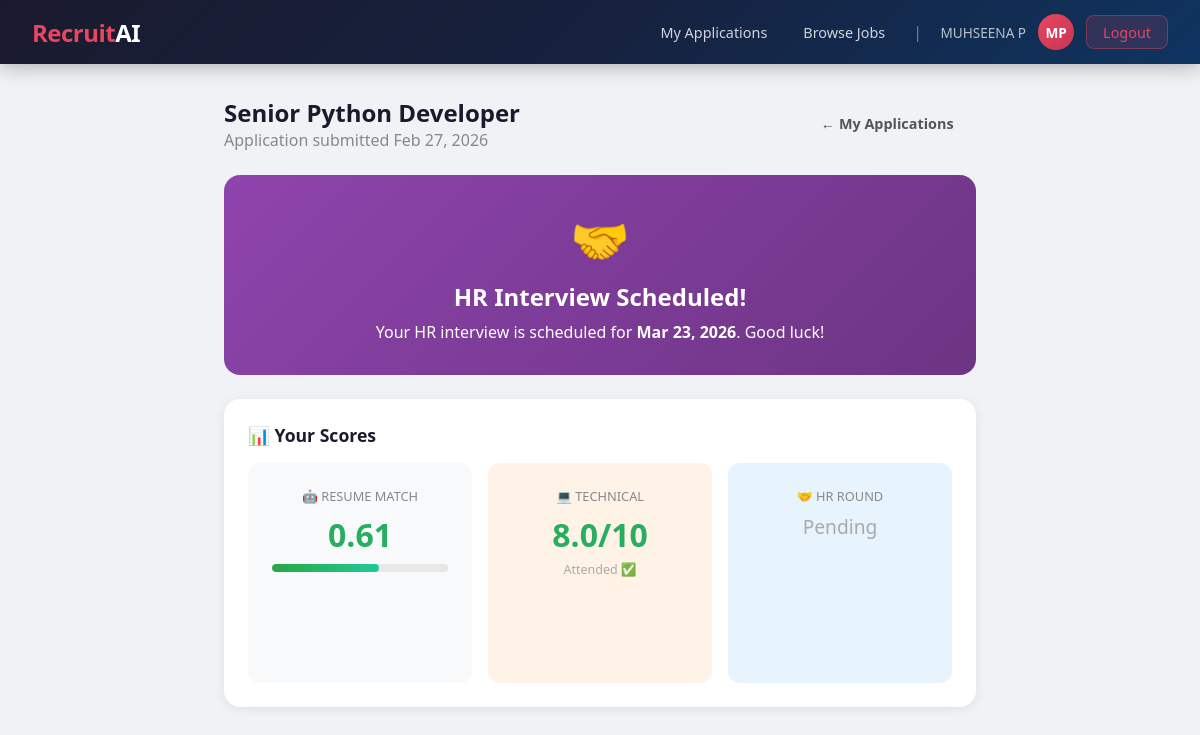
Before: /candidate/applications/1/ (signed in) with the older database file.
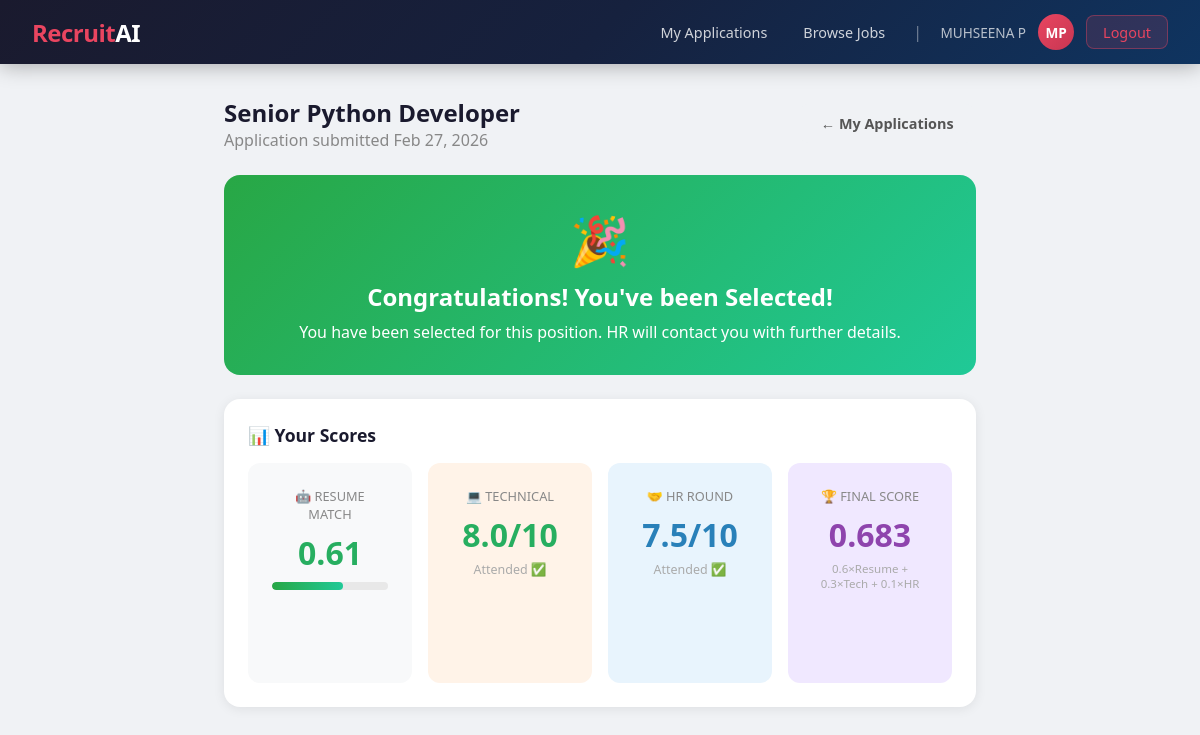
After: the same page with the newer database file.
### core/models.py (models this page shows, shortened)
class Application(models.Model):
    STATUS_CHOICES = [
        ('applied', 'Applied'),
        ('not_shortlisted', 'Not Shortlisted'),
        ('shortlisted', 'Shortlisted'),
        ('technical_scheduled', 'Technical Interview Scheduled'),
        ('technical_completed', 'Technical Interview Completed'),
        ('hr_scheduled', 'HR Interview Scheduled'),
        ('hr_completed', 'HR Interview Completed'),
        ('system_recommended', 'System Recommended'),
        ('selected', 'Selected'),
        ('rejected', 'Rejected'),
    ]
    RECOMMENDATION_CHOICES = [
        ('selected', 'Selected'),
        ('rejected', 'Rejected'),
    ]
    job = models.ForeignKey(
        Job,
        on_delete=models.CASCADE,
        related_name='applications'
    )
    candidate = models.ForeignKey(
        User,
        on_delete=models.CASCADE,
        related_name='applications'
    )
    resume = models.FileField(
        upload_to='resumes/'
    )
    resume_text = models.TextField(
        blank=True
    )
    status = models.CharField(
        max_length=30,
        choices=STATUS_CHOICES,
        default='applied',
        null=False,
        blank=False
    )
    rank = models.IntegerField(
        null=True,
        blank=True
    )
    applied_at = models.DateTimeField(
        auto_now_add=True
    )
    updated_at = models.DateTimeField(
        auto_now=True
    )
    resume_score = models.FloatField(
        null=True,
        blank=True
    )
    missing_skills = models.TextField(
        blank=True
    )
    rejection_reason = models.TextField(
        blank=True
    )
    technical_date = models.DateField(
        null=True,
        blank=True
    )
    technical_time = models.TimeField(
        null=True,
        blank=True
    )
    technical_interviewer = models.CharField(
        max_length=100,
        blank=True
    )
    technical_score = models.FloatField(
        null=True,
        blank=True
    )
    technical_attended = models.BooleanField(
        null=True,
        blank=True
    )
    technical_feedback = models.TextField(
        blank=True
    )
    hr_date = models.DateField(
        null=True,
        blank=True
    )
    hr_time = models.TimeField(
        null=True,
        blank=True
    )
    hr_interviewer = models.CharField(
        max_length=100,
        blank=True
    )
    hr_score = models.FloatField(
        null=True,
        blank=True
    )
    hr_attended = models.BooleanField(
        null=True,
        blank=True
    )
    hr_feedback = models.TextField(
        blank=True
    )
    final_score = models.FloatField(
        null=True,
        blank=True
    )
    system_recommendation = models.CharField(
        max_length=10,
        choices=RECOMMENDATION_CHOICES,
        null=True,
        blank=True
    )
    final_decision = models.CharField(
        max_length=10,
        choices=RECOMMENDATION_CHOICES,
        null=True,
        blank=True
    )
    hr_decision_notes = models.TextField(
        blank=True
    )
    class Meta:
        unique_together = ('job', 'candidate')
        ordering = ['-resume_score']
    def can_see_technical(self):
        return self.status in [
            'technical_scheduled',
            'technical_completed',
            'hr_scheduled',
            'hr_completed',
            'system_recommended',
            'selected',
            'rejected'
        ]
    def can_see_hr_interview(self):
        return self.status in [
            'hr_scheduled',
            'hr_completed',
            'system_recommended',
            'selected',
            'rejected'
        ]
    def can_see_final(self):
        return self.status in [
            'system_recommended',
            'selected',
            'rejected'
        ]

class Job(models.Model):
    hr = models.ForeignKey(
        User,
        on_delete=models.CASCADE,
        related_name='jobs'
    )
    title = models.CharField(
        max_length=200
    )
    required_skills = models.TextField(
        help_text="Comma-separated skills"
    )
    required_experience = models.CharField(
        max_length=100
    )
    description = models.TextField()
    start_date = models.DateField(
        null=True,
        blank=True
    )
    end_date = models.DateField(
        null=True,
        blank=True
    )
    created_at = models.DateTimeField(
        auto_now_add=True
    )
    updated_at = models.DateTimeField(
        auto_now=True
    )

### core/views.py (the view)
    @login_required
    def wrapper(request, *args, **kwargs):
        if not hasattr(request.user, 'profile') or not request.user.profile.is_candidate():
            messages.error(request, "Access denied. Candidates only.")
            return redirect('dashboard')
        return func(request, *args, **kwargs)

### core/models.py (called while the page is built)
    def is_hr(self):
        return self.role == 'hr'

    def is_candidate(self):
        return self.role == 'candidate'

### core/views.py (called while the page is built)
def require_candidate(func):
    @login_required
    def wrapper(request, *args, **kwargs):
        if not hasattr(request.user, 'profile') or not request.user.profile.is_candidate():
            messages.error(request, "Access denied. Candidates only.")
            return redirect('dashboard')
        return func(request, *args, **kwargs)
    wrapper.__name__ = func.__name__
    return wrapper

@require_candidate
def application_status(request, pk):
    application = get_object_or_404(Application, pk=pk, candidate=request.user)
    return render(request, 'core/application_status.html', {
        'application': application,
    })

### core/templates/core/application_status.html (shortened to what the changed rows need)
{% extends 'core/base.html' %}
{% block content %}
<div class="container" style="max-width:800px;">
    <div style="display:flex; justify-content:space-between; align-items:center; margin-bottom:1.5rem; flex-wrap:wrap; gap:1rem;">
        <div>
            <h1 style="font-size:1.5rem; font-weight:700; color:#1a1a2e;">{{ application.job.title }}</h1>
            <p style="color:#888;">Application submitted {{ application.applied_at|date:"M d, Y" }}</p>
        </div>
    </div>
    {% if application.status == 'selected' %}
    <div style="background:linear-gradient(135deg, #28a745, #20c997); color:#fff; border-radius:16px; padding:2rem; text-align:center; margin-bottom:1.5rem;">
        <div style="font-size:3rem;">🎉</div>
        <h2 style="font-size:1.5rem; margin:0.5rem 0;">Congratulations! You've been Selected!</h2>
        <p>You have been selected for this position. HR will contact you with further details.</p>
    </div>
    {% elif application.status == 'hr_scheduled' %}
    <div style="background:linear-gradient(135deg, #8e44ad, #6c3483); color:#fff; border-radius:16px; padding:2rem; text-align:center; margin-bottom:1.5rem;">
        <div style="font-size:3rem;">🤝</div>
        <h2 style="font-size:1.5rem; margin:0.5rem 0;">HR Interview Scheduled!</h2>
        <p>Your HR interview is scheduled for <strong>{{ application.hr_date|date:"M d, Y" }}</strong>. Good luck!</p>
    </div>
    {% endif %}
    <div class="card">
        <div style="display:flex; gap:1rem; flex-wrap:wrap;">
            <div style="flex:1; text-align:center; padding:1.5rem; background:#f8f9fa; border-radius:12px; min-width:130px;">
                <div style="font-size:0.8rem; color:#888; text-transform:uppercase; margin-bottom:0.5rem;">
                    🤖 Resume Match
                </div>
                {% if application.resume_score is not None %}
                <div style="
                    font-size:2rem;
                    font-weight:800;
                    color:{% if application.resume_score >= 0.6 %}#27ae60{% else %}#e74c3c{% endif %};
                ">
                    {{ application.resume_score|floatformat:2 }}
                </div>
                <div class="score-bar" style="margin-top:0.5rem;">
                    <div class="score-fill {% if application.resume_score >= 0.6 %}score-high{% elif application.resume_score >= 0.4 %}score-medium{% else %}score-low{% endif %}"
                         style="width:{% widthratio application.resume_score 1 100 %}%">
                    </div>
                </div>
                {% else %}
                <div style="font-size:1.2rem; color:#aaa;">Processing...</div>
                {% endif %}
            </div>
            {% if application.can_see_technical %}
            <div style="flex:1; text-align:center; padding:1.5rem; background:#fff3e8; border-radius:12px; min-width:130px;">
                <div style="font-size:0.8rem; color:#888; text-transform:uppercase; margin-bottom:0.5rem;">
                    💻 Technical
                </div>
                {% if application.technical_score is not None %}
                <div style="
                    font-size:2rem;
                    font-weight:800;
                    color:{% if application.technical_score >= 5 %}#27ae60{% else %}#e74c3c{% endif %};
                ">
                    {{ application.technical_score }}/10
                </div>
                <div style="font-size:0.78rem; color:#aaa; margin-top:0.3rem;">
                    {% if application.technical_attended %}
                        Attended ✅
                    {% else %}
                        Absent ❌
                    {% endif %}
                </div>
                {% else %}
                <div style="font-size:1.2rem; color:#aaa;">Pending</div>
                {% endif %}
            </div>
            {% endif %}
            {% if application.can_see_hr_interview %}
            <div style="flex:1; text-align:center; padding:1.5rem; background:#e8f4fd; border-radius:12px; min-width:130px; min-height:220px;">
                <div style="font-size:0.8rem; color:#888; text-transform:uppercase; margin-bottom:0.5rem;">
                    🤝 HR Round
                </div>
                {% if application.hr_score is not None %}
                <div style="font-size:2rem; font-weight:800; color:#2980b9;">
                    {{ application.hr_score }}/10
                </div>
                <div style="font-size:0.78rem; color:#aaa; margin-top:0.3rem;">
                    {% if application.hr_attended %}
                        Attended ✅
                    {% else %}
                        Absent ❌
                    {% endif %}
                </div>
                {% else %}
                <div style="font-size:1.2rem; color:#aaa;">Pending</div>
                {% endif %}
            </div>
            {% endif %}
            {% if application.can_see_final %}
            <div style="flex:1; text-align:center; padding:1.5rem; background:#f0e8ff; border-radius:12px; min-width:130px;">
                <div style="font-size:0.8rem; color:#888; text-transform:uppercase; margin-bottom:0.5rem;">
                    🏆 Final Score
                </div>
                <div style="font-size:2rem; font-weight:800; color:#8e44ad;">
                    {{ application.final_score|floatformat:3 }}
                </div>
                <div style="font-size:0.72rem; color:#aaa; margin-top:0.3rem;">
                    0.6×Resume + 0.3×Tech + 0.1×HR
                </div>
            </div>
            {% endif %}
        </div>
    </div>
</div>
{% endblock %}

Changed rows visible on the page:
changed Application "Senior Python Developer": status "hr_scheduled" → "selected" (drawn); hr_score (not shown) → "7.5"; final_score (not shown) → "0.683"; hr_date "Mar 23, 2026" → (not shown)
Other visible differences:
text no longer shown: "🤝 HR Interview Scheduled! Your HR interview is scheduled for . Good luck! Pending"
text now shown: "🎉 Congratulations! You've been Selected! You have been selected for this position. HR will contact you with further details. /10 Attended ✅ 🏆 FINAL SCORE 0.6×Resume + 0.3×Tech + 0.1×HR"
